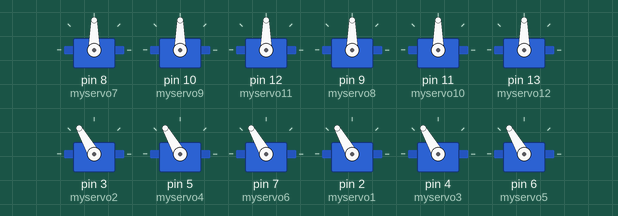
Recording of a sketch running on a simulated Arduino Uno, built with avr-gcc and run on an emulated ATmega328P. Shown: 12 × servo.

Above: at 1.25 s.
At 2.25 s:
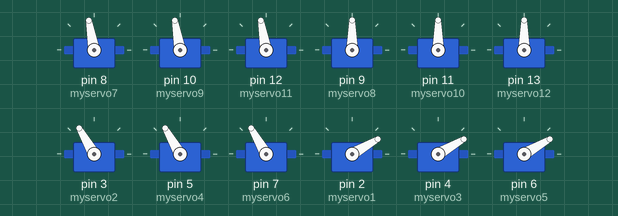
At 2.95 s:
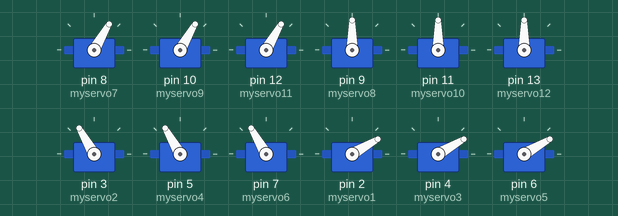
At 4.7 s:
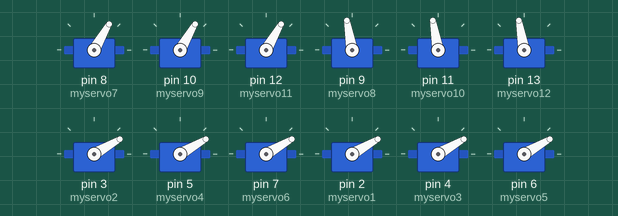
Timing chart, 0 to 9.3 s (numbered marks = the images above):
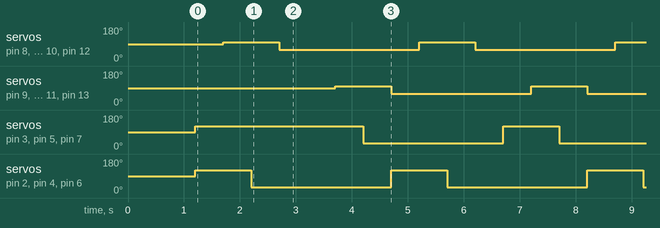

Measured:
- by itself, servo on pin 3 (myservo2), servo on pin 5 (myservo4), servo on pin 7 (myservo6): repeats every 3.5 s: 30° 2.5 s, 120° 1.0 s
- by itself, servo on pin 2 (myservo1), servo on pin 4 (myservo3), servo on pin 6 (myservo5): alternates 120° for 1.0 s and 30° for 2.5 s
- by itself, servo on pin 8 (myservo7), servo on pin 10 (myservo9), servo on pin 12 (myservo11), servo on pin 9 (myservo8), servo on pin 11 (myservo10), servo on pin 13 (myservo12): alternates 100° for 1.0 s and 60° for 2.5 s

The sketch:

hekpsTAPR13_03.ino
```cpp
#include <Servo.h>

/*
 ** heksapod **

 3_12_______7_6
 2_11_______8_5
 1_10_______9_4


4_13___ 8_7
3_12___ 9_6
2_11___10_5
 */
//right
Servo myservo4 ;
Servo myservo5;
Servo myservo6;
Servo myservo7;
Servo myservo8;
Servo myservo9;

//left
Servo myservo1;
Servo myservo2;
Servo myservo3;
Servo myservo10;
Servo myservo11;
Servo myservo12;
int a;
float v = 1;
int ang[] = {120, 90, 60, 30, 60, 90};
int zn[] = { -1, -1, -1, +1, +1, +1};

void setup()
{

  myservo7.attach(8);
  myservo9.attach(10);
  myservo11.attach(12);
  delay(300);
  myservo8.attach(9);
  myservo10.attach(11);
  myservo12.attach(13);
  delay(300);
  myservo2.attach(3);
  myservo4.attach(5);
  myservo6.attach(7);
  delay(300);
  myservo1.attach(2);
  myservo3.attach(4);
  myservo5.attach(6);
  delay(300);
  myservo2.write(120);
  myservo4.write(120);
  myservo6.write(120);
  myservo1.write(120);
  myservo3.write(120);
  myservo5.write(120);
 /* myservo7.write(90);
  myservo8.write(90);
  myservo9.write(90);
  myservo10.write(90);
  myservo11.write(90);
  myservo12.write(90);
  delay(1000);*/

}


void loop()
{
    myservo1.write(120);

    myservo3.write(120);

    myservo5.write(120);

    delay(500);
    myservo7.write(100);
    myservo9.write(100);
    myservo11.write(100);
    delay(500);
    myservo1.write(30);
    myservo3.write(30);
    myservo5.write(30);

    delay(500);
    myservo7.write(60);

    myservo9.write(60);

    myservo11.write(60);

    delay(500);


    myservo2.write(120);
    myservo4.write(120);
    myservo6.write(120);
    delay(500);

    myservo8.write(100);
    myservo10.write(100);
    myservo12.write(100);
    delay(500);
    myservo2.write(30);
    myservo4.write(30);
    myservo6.write(30);

    delay(500);
    myservo8.write(60);
    myservo10.write(60);
    myservo12.write(60);

}
```
